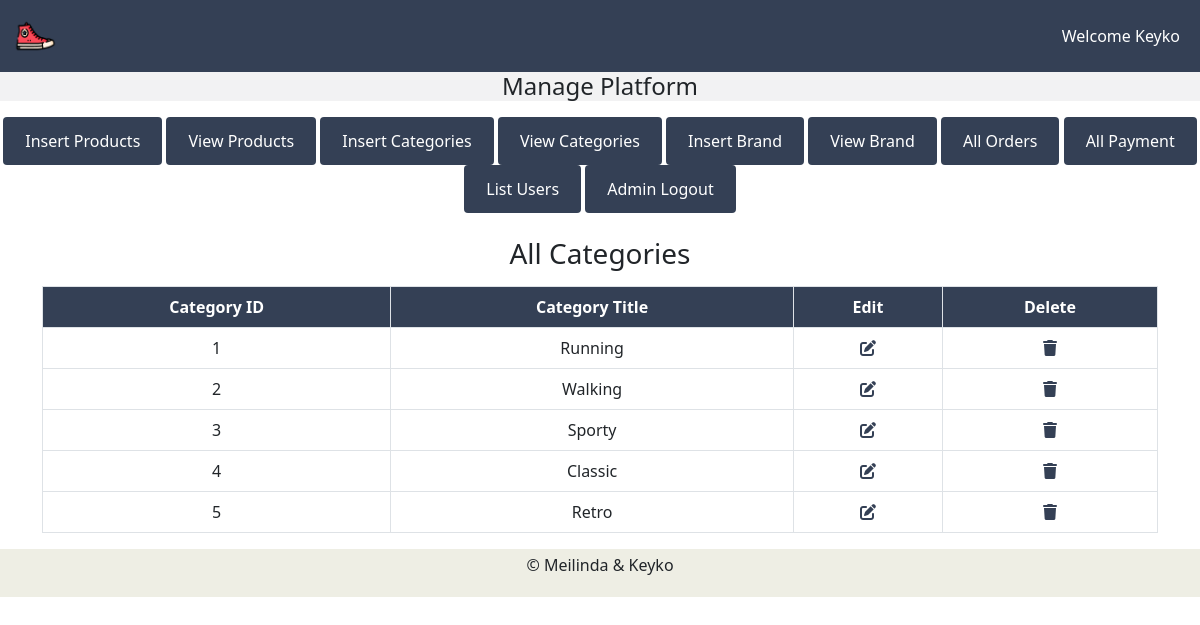
The page /admin/index.php?view_category (signed in) on the database its author committed.
### tables this page shows
CREATE TABLE `categories` (
  `category_id` int(11) NOT NULL AUTO_INCREMENT,
  `category_title` varchar(255) NOT NULL,
  PRIMARY KEY (`category_id`)
);

### admin/view_categories.php (the view, shortened to what this page needs)
<!DOCTYPE html>
<html lang="en">
<head>
</head>
<body>
    <h3 class="text-center">All Categories</h3>
    <table class="table table-bordered mt-3" >
        <thead style="background-color: #344055;" class="text-white text-center">
            <th>Category ID</th>
            <th>Category Title</th>
            <th>Edit</th>
            <th>Delete</th>
        </thead>
        <tbody>
            <?php
                $get_category = "SELECT * FROM `categories`";
                $run_get_category  = mysqli_query($conn,$get_category);
                while($data_category = mysqli_fetch_assoc($run_get_category)){
                    $category_id = $data_category['category_id'];
                    $category_title = $data_category['category_title'];?>
                    <tr>
                        <td class="text-center"><?php echo $category_id ?></td>
                        <td class="text-center"><?php echo $category_title ?></td>
                        <td class='text-center'><a href='index.php?edit_categories=<?php echo $category_id ?>'><i class='fa-solid fa-pen-to-square' style='color: #344055;'></i></a></td>
                        <td class='text-center'><a href='index.php?delete_categories=<?php echo $category_id ?>'><i class='fa-solid fa-trash' style='color: #344055;'></i></a></td>
                    </tr>
                <?php
                }
                ?>
        </tbody>
    </table>
</body>
</html>

### admin/index.php (style rules this page uses)
body { overflow-x :hidden; }

### rows shown on the page
categories: category_id "1", category_title "Running"
categories: category_id "2", category_title "Walking"
categories: category_id "3", category_title "Sporty"
categories: category_id "4", category_title "Classic"
categories: category_id "5", category_title "Retro"

### other values the page prints
$_SESSION['name'] "Keyko"
